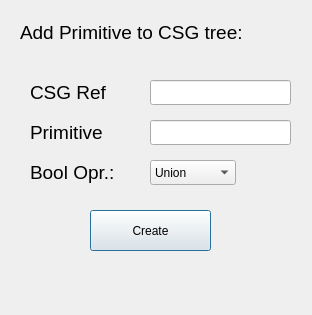
<?xml version="1.0" encoding="UTF-8"?>
<ui version="4.0">
 <class>PrimitiveToCSG</class>
 <widget class="QDialog" name="PrimitiveToCSG">
  <property name="geometry">
   <rect>
    <x>0</x>
    <y>0</y>
    <width>312</width>
    <height>315</height>
   </rect>
  </property>
  <property name="windowTitle">
   <string>Dialog</string>
  </property>
  <widget class="QLabel" name="error">
   <property name="geometry">
    <rect>
     <x>70</x>
     <y>260</y>
     <width>171</width>
     <height>41</height>
    </rect>
   </property>
   <property name="text">
    <string/>
   </property>
  </widget>
  <widget class="QLineEdit" name="id_input_csg">
   <property name="geometry">
    <rect>
     <x>150</x>
     <y>80</y>
     <width>141</width>
     <height>25</height>
    </rect>
   </property>
  </widget>
  <widget class="QLabel" name="label_2">
   <property name="geometry">
    <rect>
     <x>30</x>
     <y>80</y>
     <width>111</width>
     <height>25</height>
    </rect>
   </property>
   <property name="font">
    <font>
     <pointsize>14</pointsize>
    </font>
   </property>
   <property name="text">
    <string>CSG Ref</string>
   </property>
  </widget>
  <widget class="QLabel" name="label_4">
   <property name="geometry">
    <rect>
     <x>30</x>
     <y>160</y>
     <width>111</width>
     <height>25</height>
    </rect>
   </property>
   <property name="font">
    <font>
     <pointsize>14</pointsize>
    </font>
   </property>
   <property name="text">
    <string>Bool Opr.:</string>
   </property>
  </widget>
  <widget class="QPushButton" name="pushButton">
   <property name="geometry">
    <rect>
     <x>90</x>
     <y>210</y>
     <width>121</width>
     <height>41</height>
    </rect>
   </property>
   <property name="text">
    <string>Create</string>
   </property>
  </widget>
  <widget class="QComboBox" name="comboBox">
   <property name="geometry">
    <rect>
     <x>150</x>
     <y>160</y>
     <width>86</width>
     <height>25</height>
    </rect>
   </property>
   <item>
    <property name="text">
     <string>Union</string>
    </property>
   </item>
   <item>
    <property name="text">
     <string>Intersection</string>
    </property>
   </item>
   <item>
    <property name="text">
     <string>A - B</string>
    </property>
   </item>
   <item>
    <property name="text">
     <string>B - A</string>
    </property>
   </item>
  </widget>
  <widget class="QLabel" name="label_3">
   <property name="geometry">
    <rect>
     <x>30</x>
     <y>120</y>
     <width>111</width>
     <height>25</height>
    </rect>
   </property>
   <property name="font">
    <font>
     <pointsize>14</pointsize>
    </font>
   </property>
   <property name="text">
    <string>Primitive</string>
   </property>
  </widget>
  <widget class="QLabel" name="label_5">
   <property name="geometry">
    <rect>
     <x>20</x>
     <y>20</y>
     <width>281</width>
     <height>25</height>
    </rect>
   </property>
   <property name="font">
    <font>
     <pointsize>14</pointsize>
    </font>
   </property>
   <property name="text">
    <string>Add Primitive to CSG tree:</string>
   </property>
  </widget>
  <widget class="QLineEdit" name="id_input_p">
   <property name="geometry">
    <rect>
     <x>150</x>
     <y>120</y>
     <width>141</width>
     <height>25</height>
    </rect>
   </property>
  </widget>
 </widget>
 <resources/>
 <connections/>
</ui>
